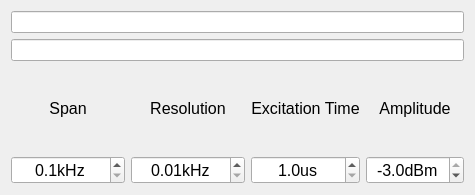
<?xml version="1.0" encoding="UTF-8"?>
<ui version="4.0">
    <class>Form</class>
    <widget class="QWidget" name="Form">
        <property name="geometry">
            <rect>
                <x>0</x>
                <y>0</y>
                <width>467</width>
                <height>195</height>
            </rect>
        </property>
        <property name="sizePolicy">
            <sizepolicy hsizetype="Preferred" vsizetype="Fixed">
                <horstretch>0</horstretch>
                <verstretch>0</verstretch>
            </sizepolicy>
        </property>
        <property name="windowTitle">
            <string>Form</string>
        </property>
        <layout class="QGridLayout" name="gridLayout">
            <item row="2" column="2">
                <widget class="QLabel" name="label_3">
                    <property name="font">
                        <font>
                            <pointsize>12</pointsize>
                        </font>
                    </property>
                    <property name="text">
                        <string>Excitation Time</string>
                    </property>
                    <property name="alignment">
                        <set>Qt::AlignCenter</set>
                    </property>
                </widget>
            </item>
            <item row="0" column="0" colspan="4">
                <widget class="QLineEdit" name="uiCollection">
                    <property name="readOnly">
                        <bool>true</bool>
                    </property>
                </widget>
            </item>
            <item row="2" column="1">
                <widget class="QLabel" name="label_2">
                    <property name="font">
                        <font>
                            <pointsize>12</pointsize>
                        </font>
                    </property>
                    <property name="text">
                        <string>Resolution</string>
                    </property>
                    <property name="alignment">
                        <set>Qt::AlignCenter</set>
                    </property>
                </widget>
            </item>
            <item row="2" column="0">
                <widget class="QLabel" name="label">
                    <property name="font">
                        <font>
                            <pointsize>12</pointsize>
                        </font>
                    </property>
                    <property name="text">
                        <string>Span</string>
                    </property>
                    <property name="alignment">
                        <set>Qt::AlignCenter</set>
                    </property>
                </widget>
            </item>
            <item row="2" column="3">
                <widget class="QLabel" name="label_4">
                    <property name="font">
                        <font>
                            <pointsize>12</pointsize>
                        </font>
                    </property>
                    <property name="text">
                        <string>Amplitude</string>
                    </property>
                    <property name="alignment">
                        <set>Qt::AlignCenter</set>
                    </property>
                </widget>
            </item>
            <item row="1" column="0" colspan="4">
                <widget class="QLineEdit" name="uiName">
                    <property name="readOnly">
                        <bool>true</bool>
                    </property>
                </widget>
            </item>
            <item row="3" column="1">
                <widget class="QDoubleSpinBox" name="uiResolution">
                    <property name="font">
                        <font>
                            <pointsize>12</pointsize>
                        </font>
                    </property>
                    <property name="alignment">
                        <set>Qt::AlignCenter</set>
                    </property>
                    <property name="keyboardTracking">
                        <bool>false</bool>
                    </property>
                    <property name="suffix">
                        <string>kHz</string>
                    </property>
                    <property name="minimum">
                        <double>0.010000000000000</double>
                    </property>
                    <property name="maximum">
                        <double>1000.000000000000000</double>
                    </property>
                </widget>
            </item>
            <item row="3" column="0">
                <widget class="QDoubleSpinBox" name="uiSpan">
                    <property name="font">
                        <font>
                            <pointsize>12</pointsize>
                        </font>
                    </property>
                    <property name="alignment">
                        <set>Qt::AlignCenter</set>
                    </property>
                    <property name="keyboardTracking">
                        <bool>false</bool>
                    </property>
                    <property name="suffix">
                        <string>kHz</string>
                    </property>
                    <property name="decimals">
                        <number>1</number>
                    </property>
                    <property name="minimum">
                        <double>0.100000000000000</double>
                    </property>
                    <property name="maximum">
                        <double>10000.000000000000000</double>
                    </property>
                </widget>
            </item>
            <item row="3" column="2">
                <widget class="QDoubleSpinBox" name="uiDuration">
                    <property name="font">
                        <font>
                            <pointsize>12</pointsize>
                        </font>
                    </property>
                    <property name="alignment">
                        <set>Qt::AlignCenter</set>
                    </property>
                    <property name="keyboardTracking">
                        <bool>false</bool>
                    </property>
                    <property name="suffix">
                        <string>us</string>
                    </property>
                    <property name="decimals">
                        <number>1</number>
                    </property>
                    <property name="minimum">
                        <double>1.000000000000000</double>
                    </property>
                    <property name="maximum">
                        <double>10000.000000000000000</double>
                    </property>
                </widget>
            </item>
            <item row="3" column="3">
                <widget class="QDoubleSpinBox" name="uiAmplitude">
                    <property name="font">
                        <font>
                            <pointsize>12</pointsize>
                        </font>
                    </property>
                    <property name="alignment">
                        <set>Qt::AlignCenter</set>
                    </property>
                    <property name="keyboardTracking">
                        <bool>false</bool>
                    </property>
                    <property name="suffix">
                        <string>dBm</string>
                    </property>
                    <property name="decimals">
                        <number>1</number>
                    </property>
                    <property name="minimum">
                        <double>-63.000000000000000</double>
                    </property>
                    <property name="maximum">
                        <double>-3.000000000000000</double>
                    </property>
                </widget>
            </item>
        </layout>
    </widget>
    <resources/>
    <connections/>
</ui>
